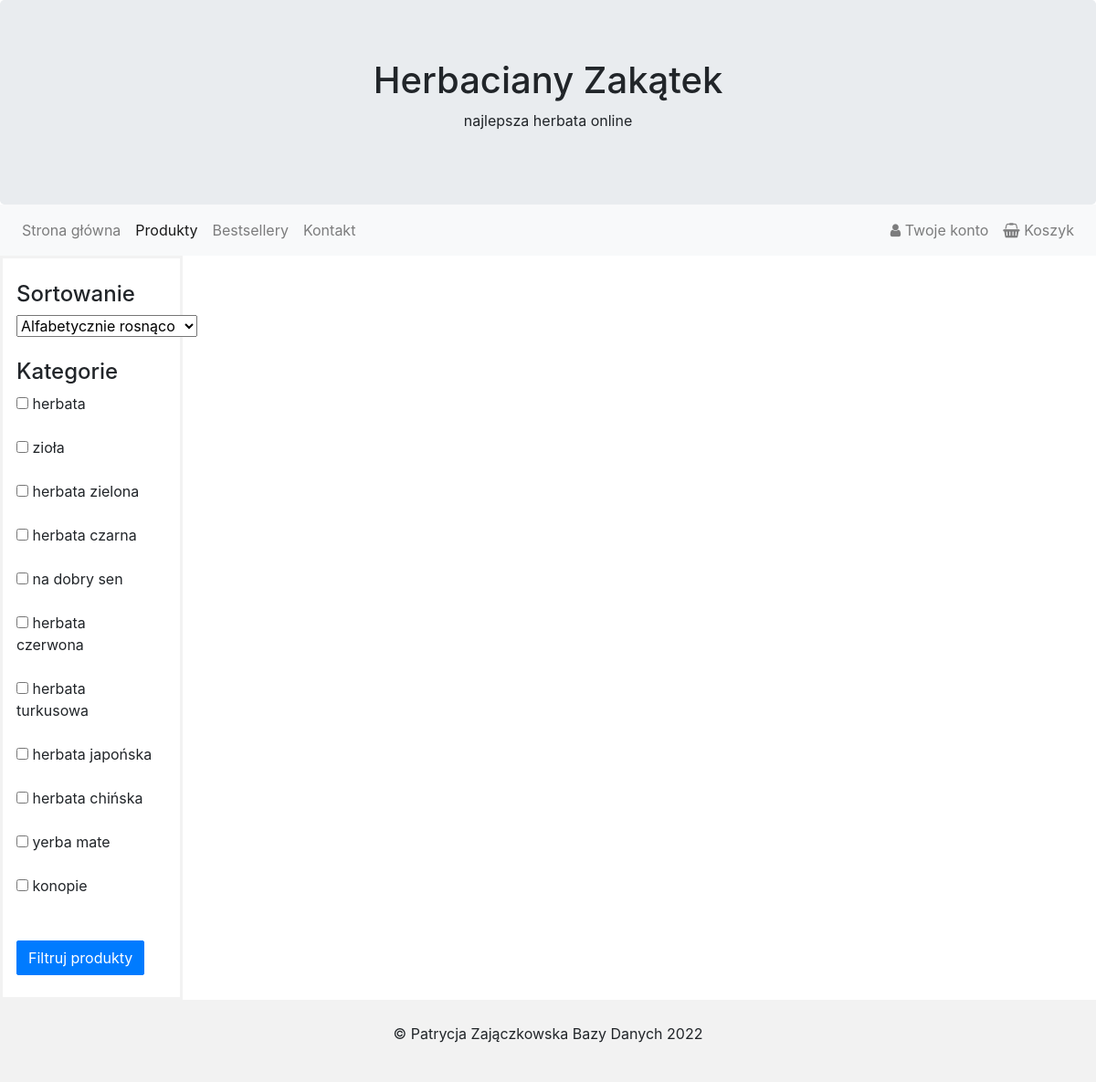
The app's page /teashop/products/products.php with its own data.
### tables this page shows
CREATE TABLE `kategorie` (
  `idkategoria` int(11) NOT NULL,
  `nazwa` varchar(30) NOT NULL
);

### teashop/products/products.php (the view, shortened to what this page needs)
<!DOCTYPE html>
<html lang="PL-pl">
<head>
  <link rel="stylesheet" href="https://stackpath.bootstrapcdn.com/bootstrap/4.5.0/css/bootstrap.min.css">
  <link href="https://maxcdn.bootstrapcdn.com/font-awesome/4.7.0/css/font-awesome.min.css" rel="stylesheet">
</head>
<body>
<div class="jumbotron">
  <div class="container text-center">
    <h1>Herbaciany Zakątek</h1>
    <p>najlepsza herbata online</p>
  </div>
</div>
<nav class="navbar navbar-expand-lg navbar-light bg-light">
  <div class="collapse navbar-collapse" id="navbarSupportedContent">
    <ul class="navbar-nav mr-auto">
      <li class="nav-item">
        <a class="nav-link" href="../index.html">Strona główna</a>
      </li>
      <li class="nav-item active">
        <a class="nav-link" href="../products/products.php">Produkty</a>
      </li>
      <li class="nav-item">
        <a class="nav-link" href="../bestsellers/bestsellers.php">Bestsellery</a>
      </li>
      <li class="nav-item">
        <a class="nav-link" href="../contact.html">Kontakt</a>
      </li>
    </ul>
    <form class="form-inline my-2 my-lg-0">
    <ul class="navbar-nav mr-auto">
      <li class="nav-item">
        <a class="nav-link" href="../user/login/login.php"><i class="fa fa-user"></i> Twoje konto</a>
      </li>
      <li class="nav-item">
        <a class="nav-link" href="../cart/cart.php"><i class="fa fa-shopping-basket"></i> Koszyk</a>
      </li>
    </form>
  </div>
</nav>
<div class="container-fluid h-100">
        <div class="row h-100">
            <div class="col-2" style="border: #f2f2f2 solid; padding-right: 25px; padding-top: 25px;">
				<h4>Sortowanie</h4>
				<select id="sort_type" onchange="sort()">
					<option value="1" selected>Alfabetycznie rosnąco</option>
				</select><br/><br/>
				<h4>Kategorie</h4>
				<form id="select_category" action="productscat.php" method="post">
                <?php
					$pol = new mysqli("localhost", "root", "", "teashop");
                    $zap = "SELECT idkategoria, nazwa FROM kategorie";
                    $wynik = $pol->query($zap);
                    if ($wynik->num_rows > 0)
                        while ($wiersz = $wynik->fetch_assoc())
                            echo "<input type='checkbox' name='categories[]' value='{$wiersz["idkategoria"]}'>  {$wiersz["nazwa"]}<br/><br/>";
                ?>
                <br/>
				<button type="sumbit" class="btn btn-primary" id="filter">Filtruj produkty</button>
				</form>
                <br/>
            </div>
			<div class="shop-items col-10" id="items"></div>
    </div>
</div>
<footer class="container-fluid text-center">
  <p>&copy Patrycja Zajączkowska Bazy Danych 2022 </p>
</footer>
</body>
</html>

### teashop/products/products.php (style rules this page uses)
.navbar { border-radius: 0; }
.jumbotron { margin-bottom: 0; }
footer { background-color: #f2f2f2; padding: 25px; }
.btn { border-radius: 2px; position: relative; }
.shop-items { max-width:1150px; margin:10px auto; padding:0px 20px; }

### records on screen
kategorie: nazwa "herbata"
kategorie: nazwa "zioła"
kategorie: nazwa "herbata zielona"
kategorie: nazwa "herbata czarna"
kategorie: nazwa "na dobry sen"
kategorie: nazwa "herbata czerwona"
kategorie: nazwa "herbata turkusowa"
kategorie: nazwa "herbata japońska"
kategorie: nazwa "herbata chińska"
kategorie: nazwa "yerba mate"
kategorie: nazwa "konopie"
